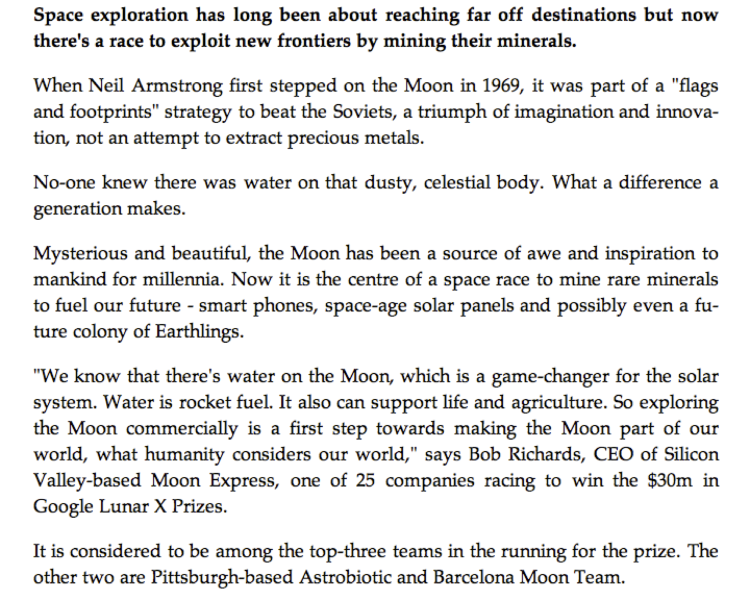
#> input picture Task1/page.png, 1479 x 1200 px (shown at 1/2 size)
$ python task1svm.py   (Python 2 division)   (older library calls are emulated)
#> lines starting #> are read from the running program, lines starting #| are printed output that depends on the picture; after the words box and inside, x2 and y2 are one past the last pixel; in counts of white or black regions, pixels touching at a corner belong together
#> the answer given: Task1/page.png
#> the answer given: Task1/page.png
from skimage.feature import hog
from scipy.misc import imread,imresize
from sklearn.svm import SVC
from sklearn.svm import LinearSVC
import pickle
import warnings
from random import randrange
import numpy as np
from sklearn.datasets import load_digits
from sklearn.cluster import KMeans
import matplotlib.pyplot as plt
from matplotlib.widgets import Button
import matplotlib.cm as cm
import matplotlib.patches as mpatches
from sklearn.neighbors import KNeighborsClassifier
from ffnet import ffnet, mlgraph
from scipy.misc import imread,imresize,imsave
from skimage.segmentation import clear_border
from skimage.measure import regionprops
from skimage.measure import label
import os, os.path
from PIL import Image
from Tkinter import Tk
from tkFileDialog import askopenfilename
import difflib

### Remove forced-depreciation warnings about outdated python modules
def warn(*args, **kwargs):
    pass
import warnings
warnings.warn = warn
### End warning removal


class Extract_Letters:
    def extractFile(self, filename):
#> called with filename = 'Task1/page.png'
        image = imread(filename,1)
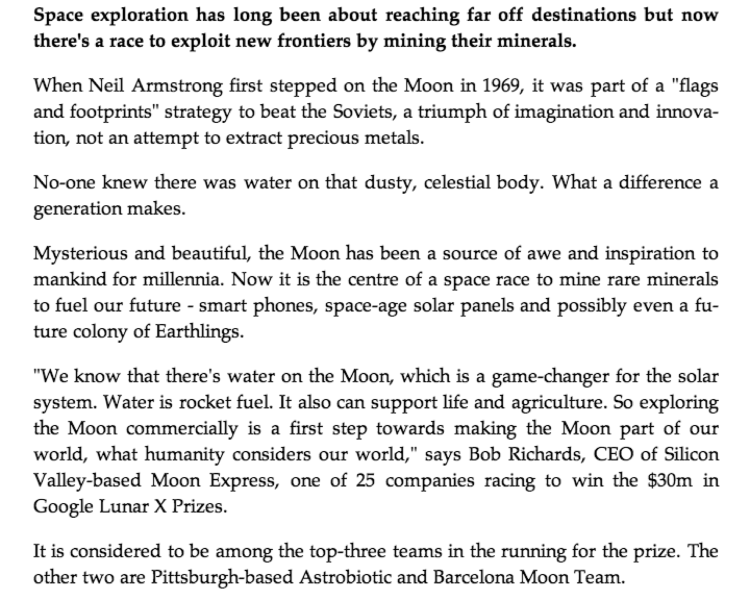
#> image: shape (1200, 1479) float32 (shown at 1/2 size); min 0, max 255, mean 231.4

        #apply threshold in order to make the image binary
        bw = image < 120
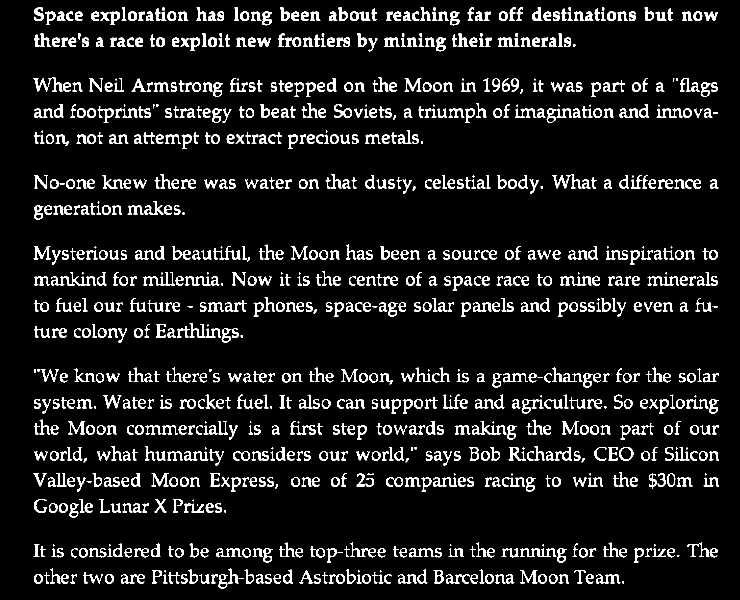
#> bw: shape (1200, 1479) bool (shown at 1/2 size); 8.3% white; 1040 white regions (75 under 20 px), largest, box (x1, y1, x2, y2) and area: (102, 544, 192, 571) 685, (944, 842, 1013, 869) 572, (1040, 1096, 1113, 1114) 531

        # remove artifacts connected to image border
        cleared = bw.copy()
        #clear_border(cleared)

        # label image regions
        label_image = label(cleared,neighbors=8)
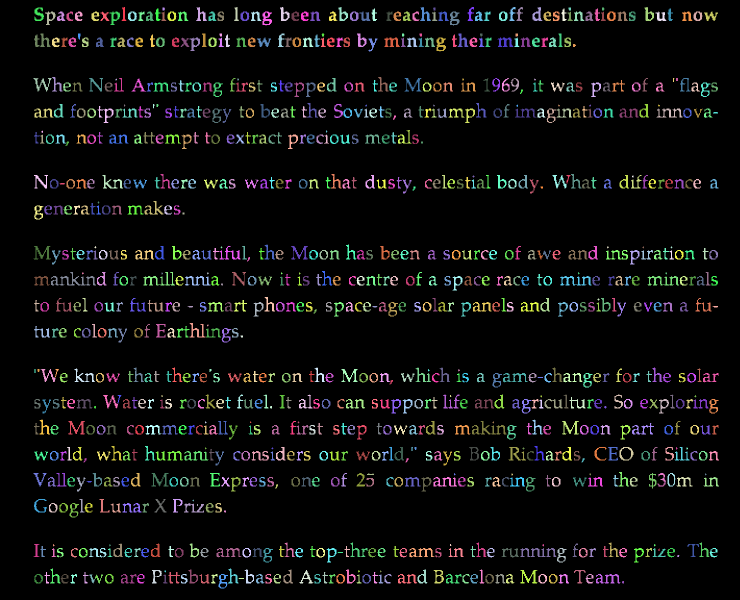
#> label_image: shape (1200, 1479) int32 (shown at 1/2 size); 1041 distinct labels, from 0 to 1040; one colour per label, 0 black
        borders = np.logical_xor(bw, cleared)
#> borders: shape (1200, 1479) bool; every value is 0
        label_image[borders] = -1


        fig = plt.figure()
        #ax = fig.add_subplot(131)
        #ax.imshow(bw, cmap='jet')

        letters = list()
        order = list()

        for region in regionprops(label_image):
            # 50 for adobe.png
            # 30 for shazam.png
            if region.area > 50:
                minc, minr, maxc, maxr = region.bbox
                # skip small images
                if maxc - minc > len(image)/250: # better to use height rather than area.
                    rect = mpatches.Rectangle((minc, minr), maxc - minc, maxr - minr,
                                          fill=False, edgecolor='red', linewidth=2)
                    order.append(region.bbox)
#> this loop made 1040 passes
#> (minc, minr, maxc, maxr) on passes 1 to 12: (14, 243, 42, 253), (14, 392, 42, 414), (14, 468, 42, 478), (14, 560, 42, 579), (14, 677, 42, 696), (14, 840, 42, 862), (14, 935, 42, 948), (14, 1019, 42, 1031), (14, 1033, 42, 1046), (14, 1065, 42, 1085), (14, 1289, 42, 1308), (15, 69, 42, 88)
#> after the loop, order = 924 items, first 6: (14, 243, 42, 253), (14, 392, 42, 414), (14, 468, 42, 478), (14, 560, 42, 579), (14, 677, 42, 696), (14, 840, 42, 862)


        #sort the detected characters left->right, top->bottom
        lines = list()
        first_in_line = ''
        counter = 0

        #worst case scenario there can be 1 character per line
        for x in range(len(order)):
            lines.append([])
#> after the loop, lines = 924 items, first 6: [], [], [], [], [], []

        for character in order:
            if first_in_line == '':
                first_in_line = character
                lines[counter].append(character)
            elif abs(character[0] - first_in_line[0]) < (first_in_line[2] - first_in_line[0]):
                lines[counter].append(character)
            elif abs(character[0] - first_in_line[0]) > (first_in_line[2] - first_in_line[0]):
                first_in_line = character
                counter += 1
                lines[counter].append(character)
#> this loop made 924 passes
#> first_in_line on passes 1, 65, 117, 173, 232, 267, 328, 342, 400, 452, 508, 526: (14, 243, 42, 253), (67, 68, 94, 102), (154, 104, 183, 125), (206, 614, 235, 636), (260, 796, 288, 823), (348, 321, 377, 342), (402, 289, 429, 327), (489, 529, 519, 550), (542, 644, 571, 665), (594, 529, 623, 550), (646, 379, 675, 411), (735, 267, 764, 288)
#> after the loop, counter = 18


        for x in range(len(lines)):
            lines[x].sort(key=lambda tup: tup[1])

        final = list()
        prev_tr = 0
        prev_line_br = 0
        lastx = 0;
        lasty = 0;

        for i in range(len(lines)):
            for j in range(len(lines[i])):
                tl_2 = lines[i][j][1]
                bl_2 = lines[i][j][0]
                if tl_2 > prev_tr and bl_2 > prev_line_br:
                    if bl_2 - lasty > 15 and i > 0:
                        final.append(' ')
                    if lastx !=0 and tl_2 - lastx > 40: # 40 adobe.png 30 shazam.png 26 page.png
                        final.append(' ')
                    tl,tr,bl,br = lines[i][j]
                    letter_raw = bw[tl:bl,tr:br]
                    letter_norm = imresize(letter_raw ,(20 ,20))
                    final.append(letter_norm)
                    prev_tr = lines[i][j][3]
                if j == (len(lines[i])-1):
                    prev_line_br = lines[i][j][2]
                if bl_2 - lasty < 15 :
                    lastx = lines[i][j][1]
                else :
                    lastx = 0
                lasty = bl_2

                prev_tr = 0
                tl_2 = 0
#> this loop made 1 pass
#> after the loop, bl = 42; br = 88; final = []; tl = 15; tr = 69
        print 'Characters recognized: ' + str(len(final))

        return final


if __name__ == '__main__':
    try:
        extract = Extract_Letters()
        Tk().withdraw()
        filename = askopenfilename() # load the image
        print(filename)

        Tk().withdraw()
        filename2 = askopenfilename() # load the image
        print(filename2)

        letters = extract.extractFile(filename)
        char = ''
        warnings.simplefilter(action='ignore', category=FutureWarning)
        for i in letters:
            if i == ' ' :
                char += ' '
            else :
                found = 0
                letter =0

                clf = pickle.load( open("task1.detector","rb"))

                #now load a test image and get the hog features.
                test_image = imresize(i, (200,200))

                hog_features = hog(test_image, orientations=12, pixels_per_cell=(8, 8),
                                cells_per_block=(1, 1))
                hog_features = hog_features.reshape(1, -1)

                # result_type returns a number based on whether the image predicted is a building/mountain/highway
                # building = 0
                # mountain = 1
                # highway  = 2
                result_type = clf.predict(hog_features)
                char += result_type[0]
        print char
    	orig = "";

        with open(filename2, 'r') as myfile:
    	    orig = myfile.read()
        accuracy = difflib.SequenceMatcher(None,char,orig.lower()).ratio() * 100
        print "%.2f" % accuracy + "%"


    except Exception,e:
        #print 'Cant find input. Have you loaded an image?'
        print "Caught an Exception with details: %s" % e
    except Exception,e:
        #print 'Cant find input. Have you loaded an image?'
        print "Caught an Exception with details: %s" % e

print '\nFinished identifying'
